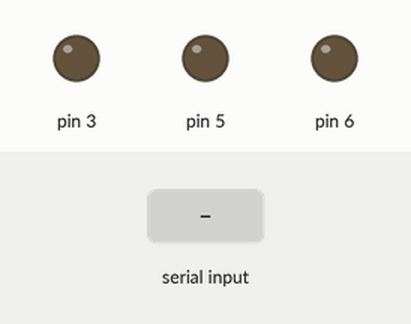
Bench run of a sketch on a simulated Arduino Uno, built with avr-gcc and run on an emulated ATmega328P. Parts: output pins drawn as LEDs (lit = HIGH). The inputs (shaded band) are chosen by the test bench.

Above: at 1.2 s.
1.3 s: "90,45,200\n" received over Serial
At 3.5 s:
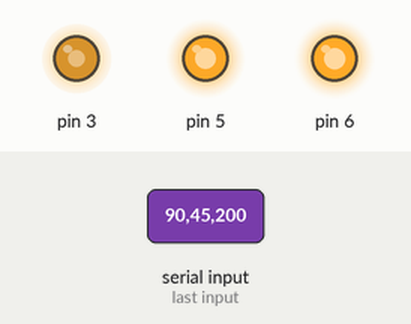
3.8 s: "30,150,10\n" received over Serial
At 5.5 s:
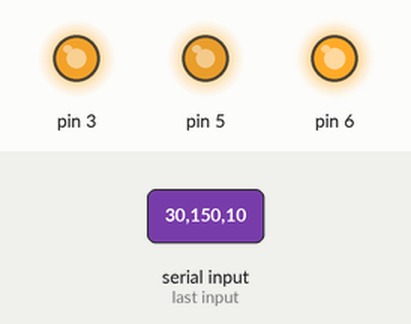
6.3 s: "200\n" received over Serial
At 8.3 s:
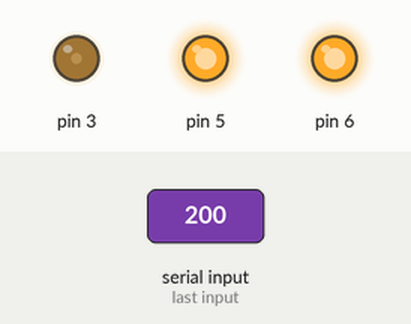
8.8 s: "90,45\n" received over Serial
At 10.3 s:
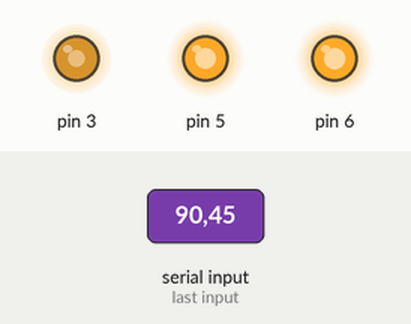
11.3 s: "30,150\n" received over Serial
At 13.5 s:
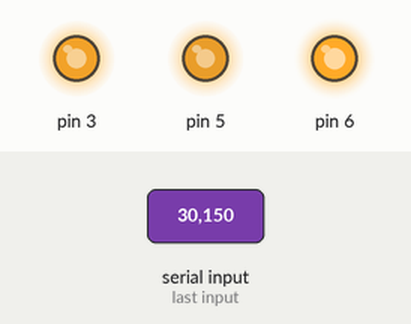
Timing chart, 0 to 14.8 s (numbered marks = the images above; inputs shaded):
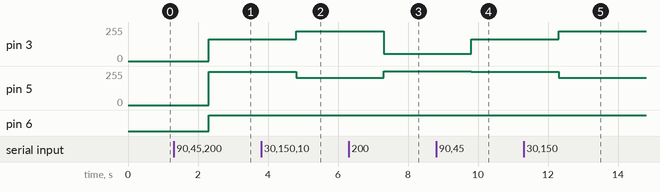

Measured:
- after the input at 1.3 s, pin 3: 0/255 → 165/255 after 1.0 s; pin 5: 0/255 → 250/255 after 1.0 s; pin 6: LOW → HIGH after 1.0 s
- after the input at 3.8 s, pin 3: 165/255 → 225/255 after 1.0 s; pin 5: 250/255 → 205/255 after 1.0 s
- after the input at 6.3 s, pin 3: 225/255 → 55/255 after 1.0 s; pin 5: 205/255 → 255/255 after 1.0 s
- after the input at 8.8 s, pin 3: 55/255 → 165/255 after 1.0 s; pin 5: 255/255 → 250/255 after 1.0 s
- after the input at 11.3 s, pin 3: 165/255 → 225/255 after 1.0 s; pin 5: 250/255 → 205/255 after 1.0 s

The sketch:

rgb_test.ino
```cpp
void setup() {
  // put your setup code here, to run once:
pinMode(3,OUTPUT);
pinMode(5,OUTPUT);
pinMode(6,OUTPUT);

Serial.begin(9600);
}
int red,green,blue;
String data;
void loop() {
  // put your main code here, to run repeatedly:
if(Serial.available())
{
data=Serial.readString();

red=255-data.substring(0,3).toInt();
green=255-data.substring(4,7).toInt();
blue=255-data.substring(8,11).toInt();


analogWrite(3,red);

analogWrite(5,green);
analogWrite(6,blue);


}


//digitalWrite(3,0);
//digitalWrite(5,1);
//digitalWrite(6,1);
//delay(1000);
//digitalWrite(3,1);
//digitalWrite(5,0);
//digitalWrite(6,1);
//delay(1000);
//
//digitalWrite(3,1);
//digitalWrite(5,1);
//digitalWrite(6,0);
//delay(1000);
//
//digitalWrite(3,0);
//digitalWrite(5,0);
//digitalWrite(6,0);
//delay(1000);
//
//digitalWrite(3,1);
//digitalWrite(5,1);
//digitalWrite(6,1);
//delay(1000);
//
//digitalWrite(3,0);
//digitalWrite(5,1);
//digitalWrite(6,0);
//delay(1000);
//
//digitalWrite(3,1);
//digitalWrite(5,0);
//digitalWrite(6,0);
//delay(1000);
}
```
